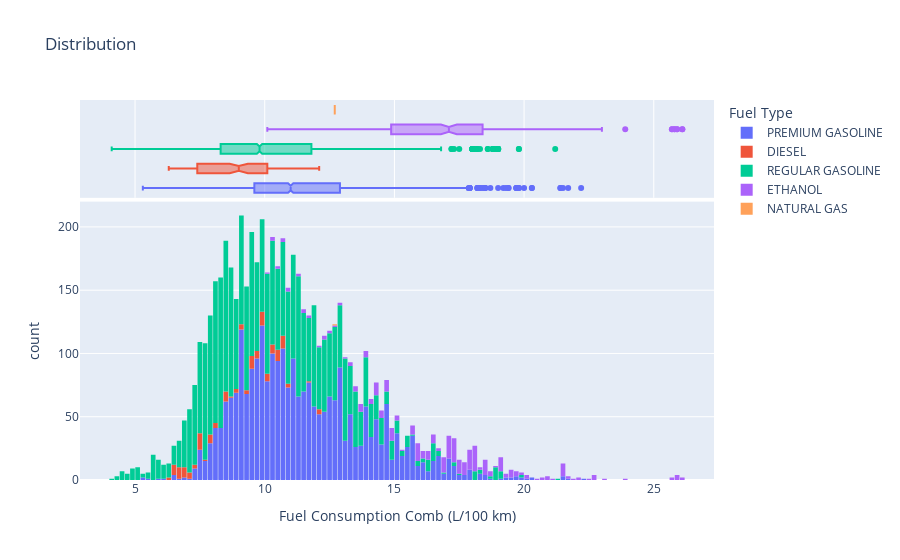

Here is the notebook cell this chart was saved with:
### Code cell
fig = px.histogram(df, 
                   x='Fuel Consumption Comb (L/100 km)', 
                   marginal='box', 
                   color='Fuel Type',  
                   title='Distribution')
fig.update_layout(bargap=0.1)
fig.show()

### Figure 1 — Plotly figure (JSON) as saved in the notebook; plotly's stock layout.template omitted (floating-point values rounded to 4 significant figures; data arrays with more than 128 entries replaced by an {"elided": "..."} marker saying what was removed)
{"data": [{"alignmentgroup": "True", "bingroup": "x", "hovertemplate": "Fuel Type=PREMIUM GASOLINE<br>Fuel Consumption Comb (L/100 km)=%{x}<br>count=%{y}<extra></extra>", "legendgroup": "PREMIUM GASOLINE", "marker": {"color": "#636efa", "pattern": {"shape": ""}}, "name": "PREMIUM GASOLINE", "offsetgroup": "PREMIUM GASOLINE", "orientation": "v", "showlegend": true, "type": "histogram", "x": {"elided": "2641 float values"}, "xaxis": "x", "yaxis": "y"}, {"alignmentgroup": "True", "hovertemplate": "Fuel Type=PREMIUM GASOLINE<br>Fuel Consumption Comb (L/100 km)=%{x}<extra></extra>", "legendgroup": "PREMIUM GASOLINE", "marker": {"color": "#636efa"}, "name": "PREMIUM GASOLINE", "notched": true, "offsetgroup": "PREMIUM GASOLINE", "showlegend": false, "type": "box", "x": {"elided": "2641 float values"}, "xaxis": "x2", "yaxis": "y2"}, {"alignmentgroup": "True", "bingroup": "x", "hovertemplate": "Fuel Type=DIESEL<br>Fuel Consumption Comb (L/100 km)=%{x}<br>count=%{y}<extra></extra>", "legendgroup": "DIESEL", "marker": {"color": "#EF553B", "pattern": {"shape": ""}}, "name": "DIESEL", "offsetgroup": "DIESEL", "orientation": "v", "showlegend": true, "type": "histogram", "x": {"elided": "146 float values"}, "xaxis": "x", "yaxis": "y"}, {"alignmentgroup": "True", "hovertemplate": "Fuel Type=DIESEL<br>Fuel Consumption Comb (L/100 km)=%{x}<extra></extra>", "legendgroup": "DIESEL", "marker": {"color": "#EF553B"}, "name": "DIESEL", "notched": true, "offsetgroup": "DIESEL", "showlegend": false, "type": "box", "x": {"elided": "146 float values"}, "xaxis": "x2", "yaxis": "y2"}, {"alignmentgroup": "True", "bingroup": "x", "hovertemplate": "Fuel Type=REGULAR GASOLINE<br>Fuel Consumption Comb (L/100 km)=%{x}<br>count=%{y}<extra></extra>", "legendgroup": "REGULAR GASOLINE", "marker": {"color": "#00cc96", "pattern": {"shape": ""}}, "name": "REGULAR GASOLINE", "offsetgroup": "REGULAR GASOLINE", "orientation": "v", "showlegend": true, "type": "histogram", "x": {"elided": "2878 float values"}, "xaxis": "x", "yaxis": "y"}, {"alignmentgroup": "True", "hovertemplate": "Fuel Type=REGULAR GASOLINE<br>Fuel Consumption Comb (L/100 km)=%{x}<extra></extra>", "legendgroup": "REGULAR GASOLINE", "marker": {"color": "#00cc96"}, "name": "REGULAR GASOLINE", "notched": true, "offsetgroup": "REGULAR GASOLINE", "showlegend": false, "type": "box", "x": {"elided": "2878 float values"}, "xaxis": "x2", "yaxis": "y2"}, {"alignmentgroup": "True", "bingroup": "x", "hovertemplate": "Fuel Type=ETHANOL<br>Fuel Consumption Comb (L/100 km)=%{x}<br>count=%{y}<extra></extra>", "legendgroup": "ETHANOL", "marker": {"color": "#ab63fa", "pattern": {"shape": ""}}, "name": "ETHANOL", "offsetgroup": "ETHANOL", "orientation": "v", "showlegend": true, "type": "histogram", "x": {"elided": "325 float values"}, "xaxis": "x", "yaxis": "y"}, {"alignmentgroup": "True", "hovertemplate": "Fuel Type=ETHANOL<br>Fuel Consumption Comb (L/100 km)=%{x}<extra></extra>", "legendgroup": "ETHANOL", "marker": {"color": "#ab63fa"}, "name": "ETHANOL", "notched": true, "offsetgroup": "ETHANOL", "showlegend": false, "type": "box", "x": {"elided": "325 float values"}, "xaxis": "x2", "yaxis": "y2"}, {"alignmentgroup": "True", "bingroup": "x", "hovertemplate": "Fuel Type=NATURAL GAS<br>Fuel Consumption Comb (L/100 km)=%{x}<br>count=%{y}<extra></extra>", "legendgroup": "NATURAL GAS", "marker": {"color": "#FFA15A", "pattern": {"shape": ""}}, "name": "NATURAL GAS", "offsetgroup": "NATURAL GAS", "orientation": "v", "showlegend": true, "type": "histogram", "x": [12.7], "xaxis": "x", "yaxis": "y"}, {"alignmentgroup": "True", "hovertemplate": "Fuel Type=NATURAL GAS<br>Fuel Consumption Comb (L/100 km)=%{x}<extra></extra>", "legendgroup": "NATURAL GAS", "marker": {"color": "#FFA15A"}, "name": "NATURAL GAS", "notched": true, "offsetgroup": "NATURAL GAS", "showlegend": false, "type": "box", "x": [12.7], "xaxis": "x2", "yaxis": "y2"}], "layout": {"bargap": 0.1, "barmode": "relative", "legend": {"title": {"text": "Fuel Type"}, "tracegroupgap": 0}, "title": {"text": "Distribution"}, "xaxis": {"anchor": "y", "domain": [0, 1], "title": {"text": "Fuel Consumption Comb (L/100 km)"}}, "xaxis2": {"anchor": "y2", "domain": [0, 1], "matches": "x", "showgrid": true, "showticklabels": false}, "yaxis": {"anchor": "x", "domain": [0, 0.7326], "title": {"text": "count"}}, "yaxis2": {"anchor": "x2", "domain": [0.7426, 1], "matches": "y2", "showgrid": false, "showline": false, "showticklabels": false, "ticks": ""}}}
